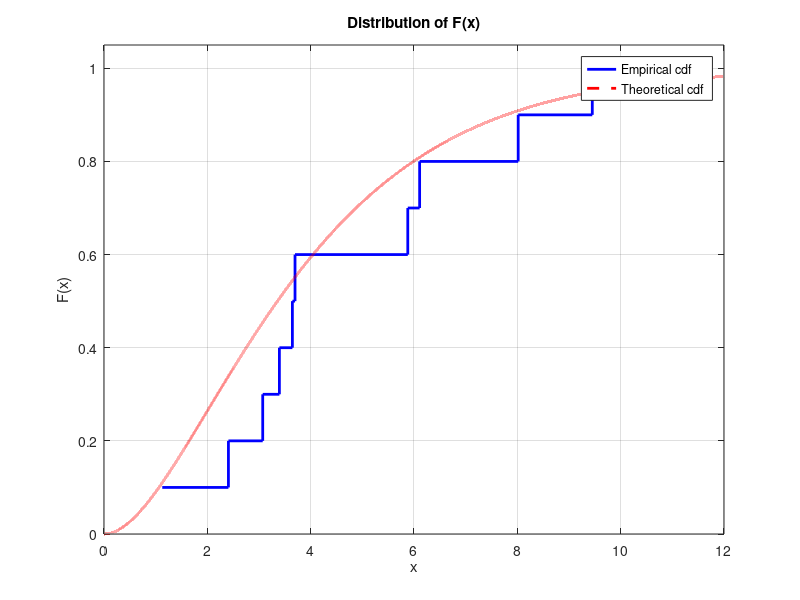

Recreate this plot in MATLAB.
n = 10;
for i=1:n
    Z=randn(1,4)
    X(i)=Z(1).^2+Z(2).^2+Z(3).^2+Z(4).^2
end
 
%% Plot empirical distribution function
x = sort(X);
t = 0:10^-4:12;
figure(1)
stairs(x,1/n:1/n:1,'b','linewidth',2);
hold on
grid on
plot(t,chi2cdf(t,4),'r--','linewidth',2);
hold off
legend('Empirical cdf','Theoretical cdf');
ylim([0 1.05]);
title('Distribution of F(x)');
xlabel('x');
ylabel('F(x)');
 
diff=[1/n:1/n:1]-chi2cdf(x,4)
M=max(diff)
 
p25=chi2inv(0.25,4)
p50=chi2inv(0.5,4)
p90=chi2inv(0.9,4)